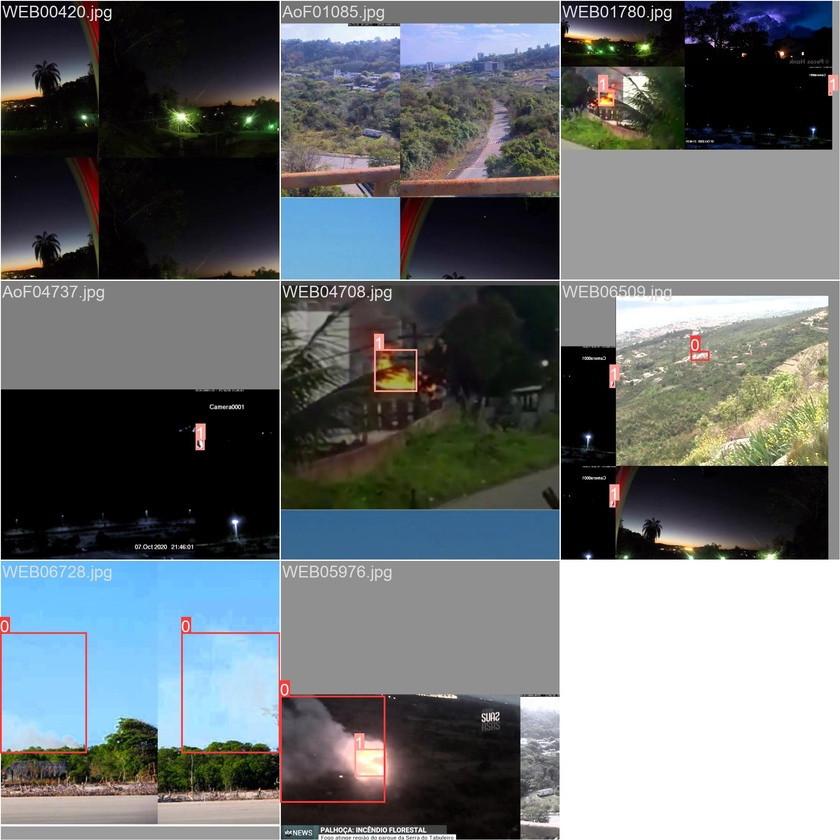
#> input picture FireDET/test14/train_batch0.jpg, 840 x 840 px, shrunk from 1920 x 1920 before the run
$ python thersholding.py --folder FireDET/test14
#> lines starting #> are read from the running program, lines starting #| are printed output that depends on the picture; after the words box and inside, x2 and y2 are one past the last pixel; in counts of white or black regions, pixels touching at a corner belong together
import cv2
import numpy as np
import os
import argparse
import glob
import logging

logging.basicConfig(
    level=logging.INFO,
    format="%(asctime)s [%(levelname)s] %(message)s",
    handlers=[
        logging.FileHandler("fire_smoke.log"),
        logging.StreamHandler()
    ]
)

parser = argparse.ArgumentParser(description="Fire & Smoke Detection on folder images")
parser.add_argument("--folder", type=str, required=True, help="Path to the folder with images")
parser.add_argument("--show", action="store_true", help="Show combined images (optional)")
args = parser.parse_args()

folder_path = args.folder
show_images = args.show

if not os.path.exists(folder_path):
    logging.error("Folder does not exist!")
    exit()

image_paths = glob.glob(os.path.join(folder_path, "*.jpg")) + \
              glob.glob(os.path.join(folder_path, "*.jpeg")) + \
              glob.glob(os.path.join(folder_path, "*.png"))

if len(image_paths) == 0:
    logging.error("No images found in folder!")
    exit()

save_folder = os.path.join(folder_path, "combined_results")
os.makedirs(save_folder, exist_ok=True)

total_images = len(image_paths)
for idx, img_path in enumerate(image_paths, 1):
    img_name = os.path.basename(img_path)
    img = cv2.imread(img_path)
#> img is the input picture: shape (840, 840, 3); mean B, G, R 112.9, 110.6, 106

    if img is None:
        logging.warning(f"Cannot read {img_name}, skipping...")
        continue


    B, G, R = cv2.split(img)
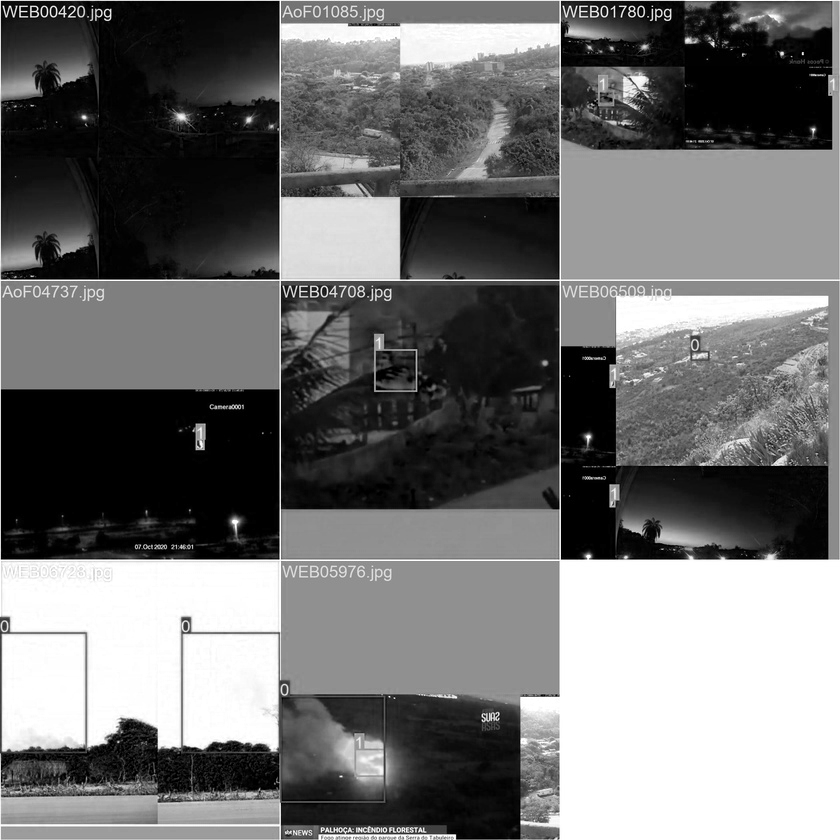
#> B: shape (840, 840); min 0, max 255, mean 112.9
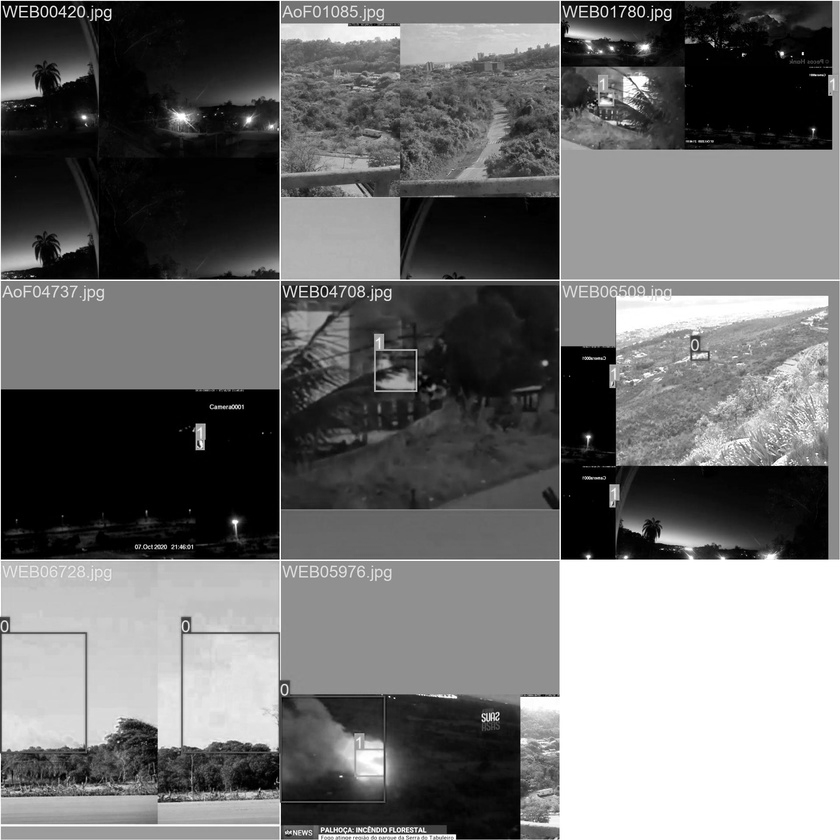
#> G: shape (840, 840); min 0, max 255, mean 110.6
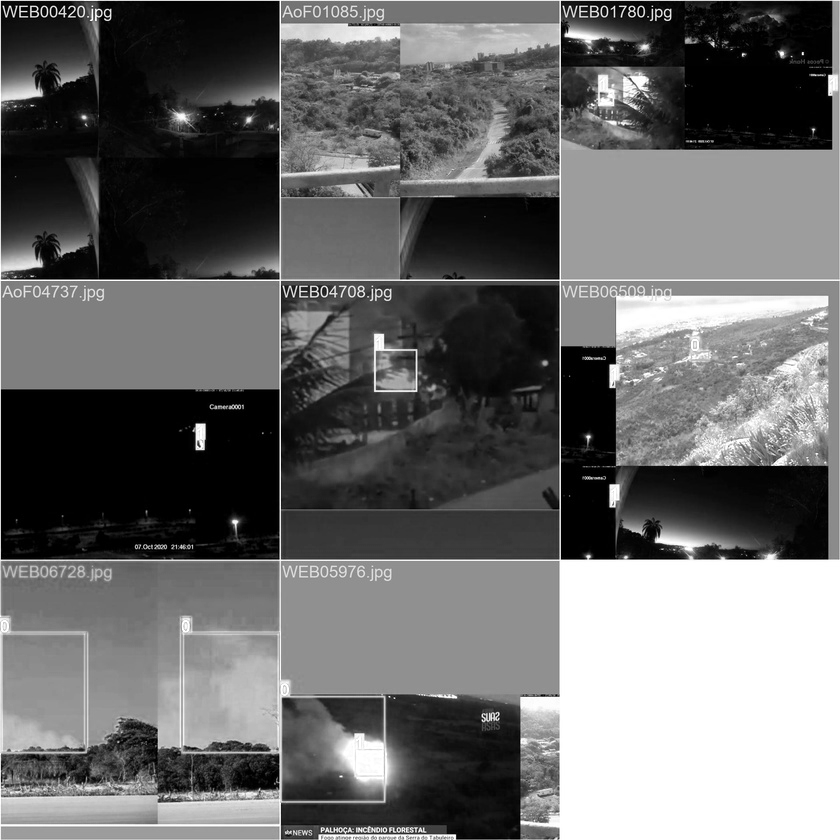
#> R: shape (840, 840); min 0, max 255, mean 106


    fire_mask = (R > 200) & (R > G) & (R > B)
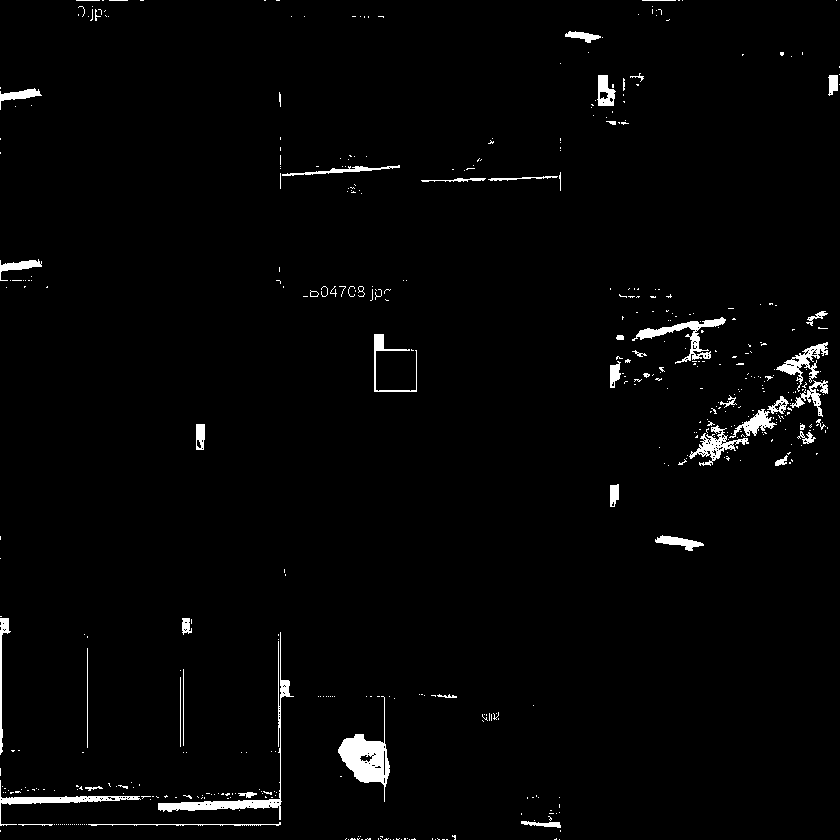
#> fire_mask: shape (840, 840) bool; 2% white; 498 white regions (442 under 20 px), largest, box (x1, y1, x2, y2) and area: (338, 696, 390, 802) 1788, (158, 632, 294, 820) 1456, (632, 317, 726, 364) 942
    fire_mask = fire_mask.astype(np.uint8)

    smoke_mask = (abs(R - G) < 15) & (abs(R - B) < 15) & (abs(G - B) < 15) & (R > 150)
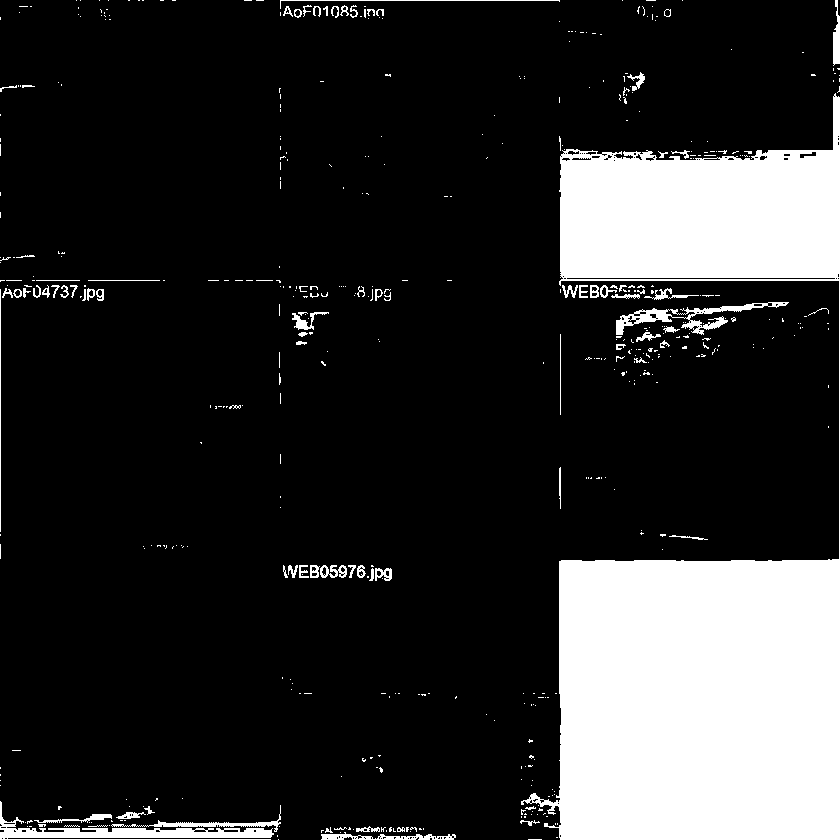
#> smoke_mask: shape (840, 840) bool; 17.9% white; 503 white regions (420 under 20 px), largest, box (x1, y1, x2, y2) and area: (521, 93, 840, 840) 114419, (0, 801, 274, 840) 2816, (616, 302, 789, 335) 1424
    smoke_mask = smoke_mask.astype(np.uint8)

    segmented = img.copy()
    segmented[fire_mask == 1] = [0, 0, 255]
    segmented[smoke_mask == 1] = [200, 200, 200]
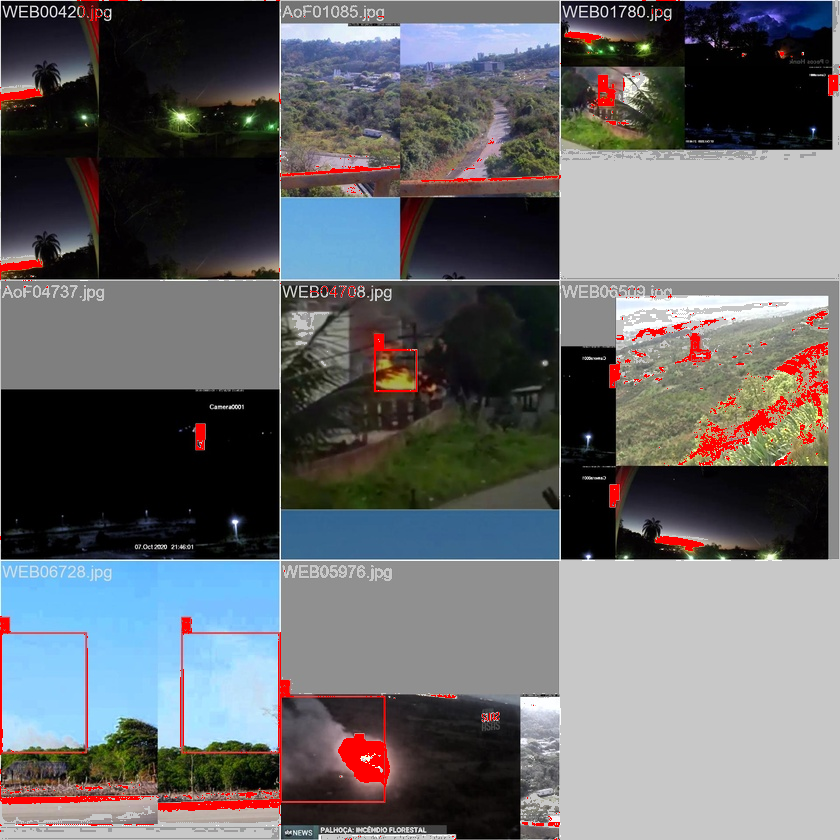
#> segmented: shape (840, 840, 3); mean B, G, R 105.8, 103.1, 102.6

    combined = np.hstack((img, segmented))

    cv2.putText(combined, "Fire ", (10, 30), cv2.FONT_HERSHEY_SIMPLEX, 1, (0, 0, 255), 2)
#> combined: shape (840, 1680, 3); mean B, G, R 109.3, 106.8, 104.4
    cv2.putText(combined, "Smoke ", (10, 70), cv2.FONT_HERSHEY_SIMPLEX, 1, (200, 200, 200), 2)
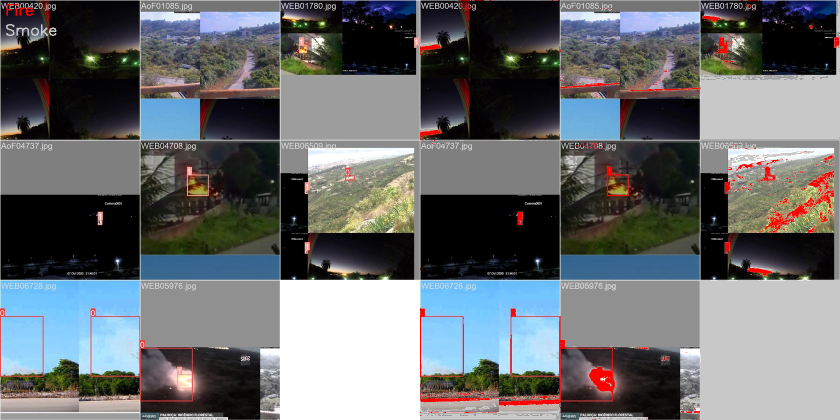
#> combined: shape (840, 1680, 3) (shown at 1/2 size); mean B, G, R 109.4, 106.9, 104.5

    save_path = os.path.join(save_folder, f"combined_{img_name}")
    cv2.imwrite(save_path, combined)
    logging.info(f"[{idx}/{total_images}] Saved {save_path}")

    if show_images:
        cv2.imshow("Original vs Segmentation", combined)
        cv2.waitKey(0)
        cv2.destroyAllWindows()
#> pass 2 of the loop `for idx, img_path in enumerate(image_paths, 1):`:
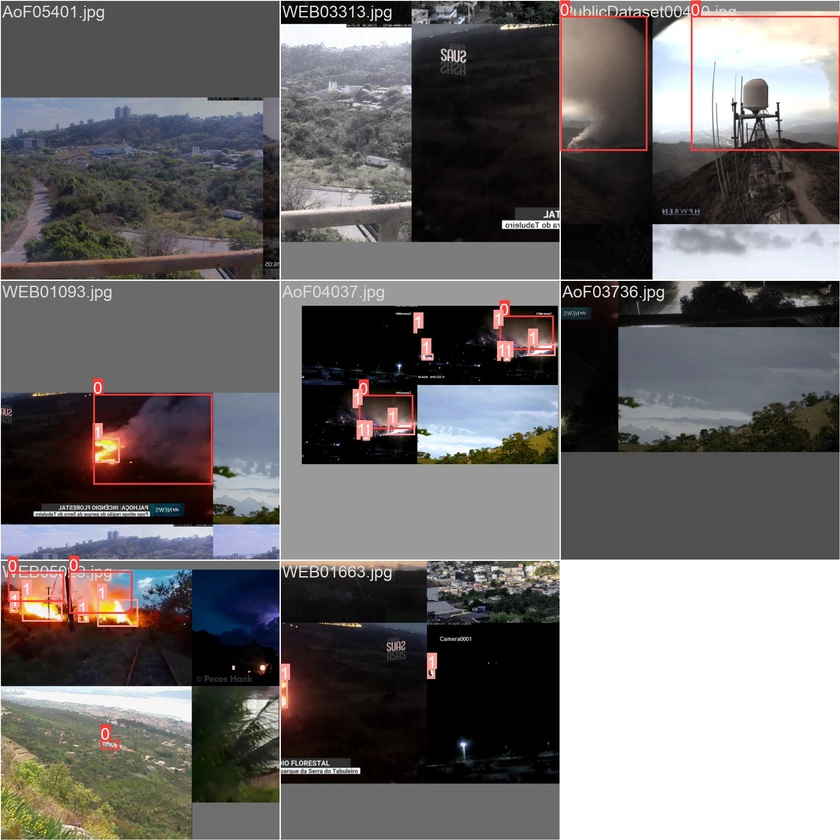
#> input picture FireDET/test14/train_batch1.jpg, 840 x 840 px, shrunk from 1920 x 1920 before the run
#> img is the input picture: shape (840, 840, 3); mean B, G, R 106.8, 106.9, 109.9
#> `fire_mask = (R > 200) & (R > G) & (R > B)`:
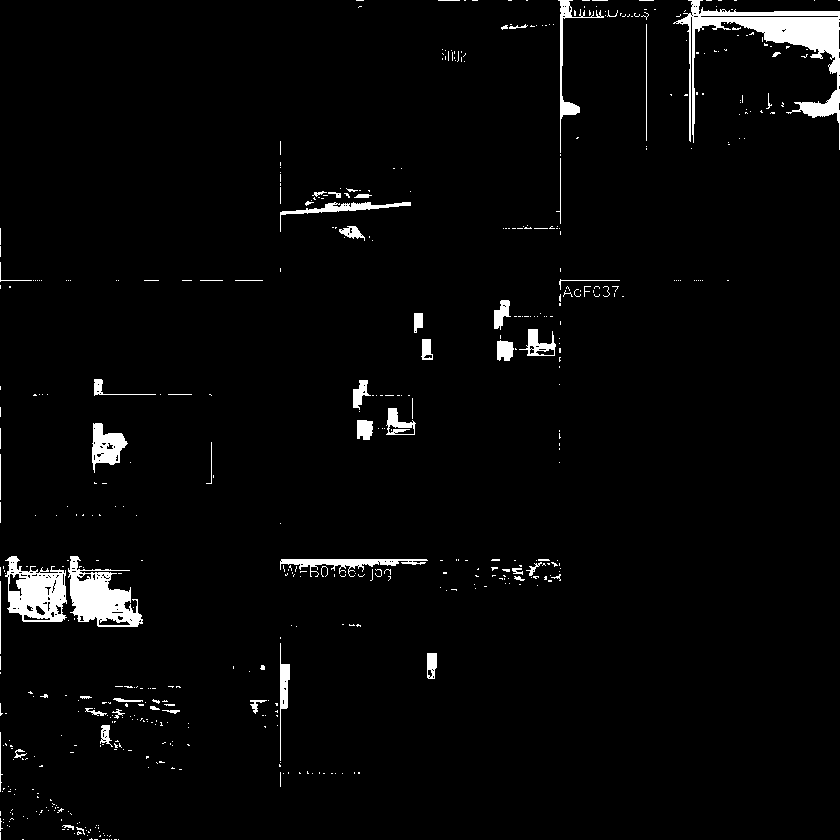
#> fire_mask: shape (840, 840) bool; 3% white; 553 white regions (489 under 20 px), largest, box (x1, y1, x2, y2) and area: (673, 0, 840, 150) 5377, (68, 556, 143, 627) 2782, (5, 556, 67, 622) 2503
#> smoke_mask: shape (840, 840) bool; 18% white; 737 white regions (618 under 20 px), largest, box (x1, y1, x2, y2) and area: (196, 461, 840, 840) 79344, (263, 235, 621, 558) 34192, (693, 24, 827, 60) 1789
#> `cv2.putText(combined, "Smoke ", (10, 70), cv2.FONT_HERSHEY_SIMPLEX, 1,..`:
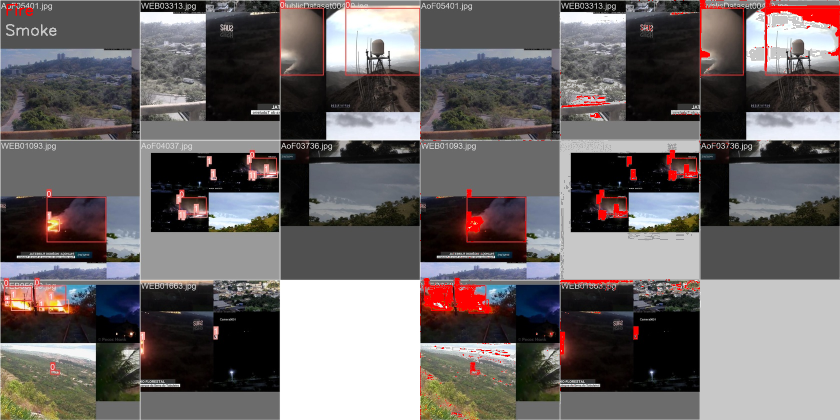
#> combined: shape (840, 1680, 3) (shown at 1/2 size); mean B, G, R 102.6, 102.4, 108.1
